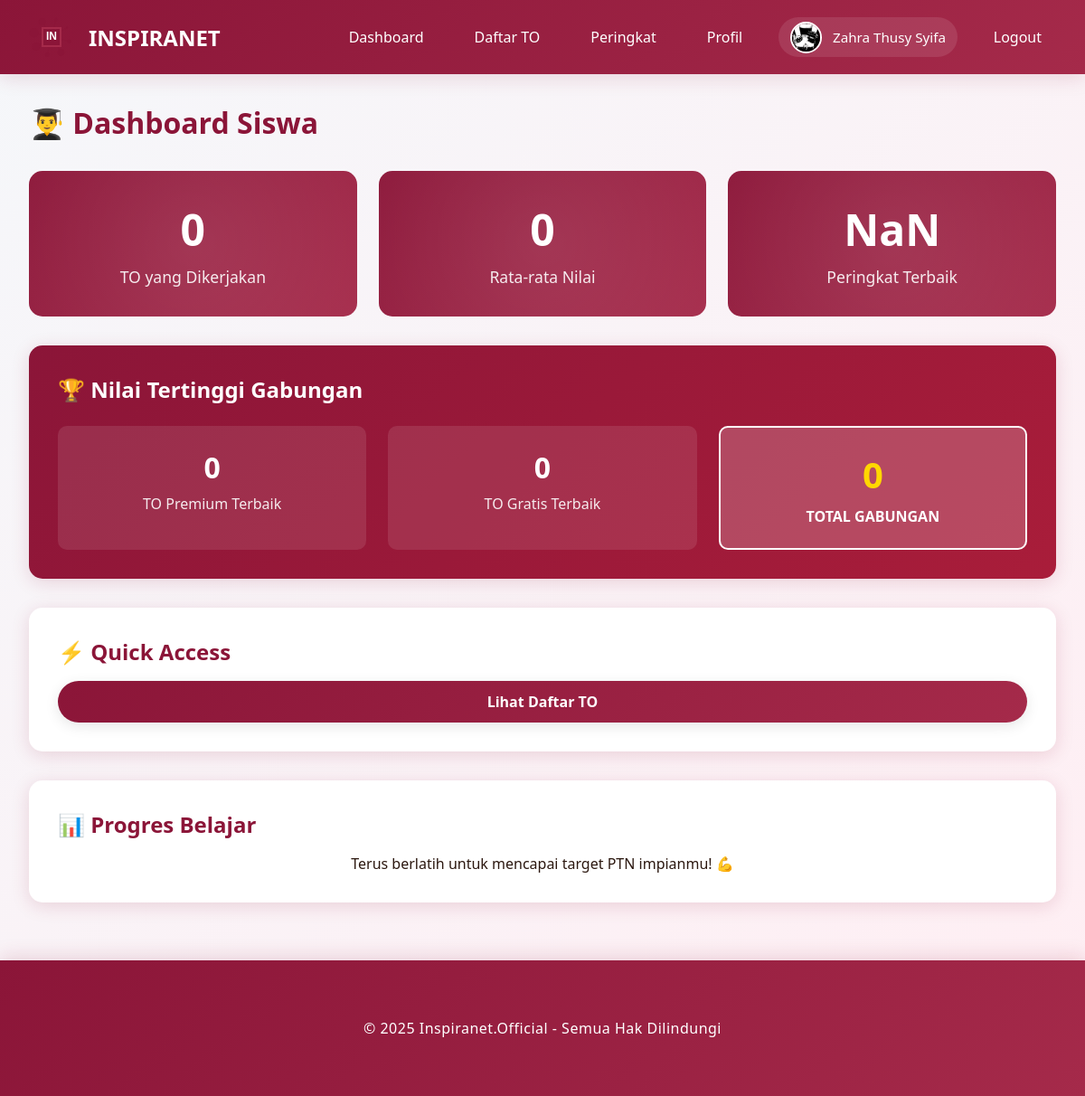
Page /student/dashboard (signed in) on the committed database.
### models.py (models this page shows, shortened)
class User(UserMixin, db.Model):
    __tablename__ = 'users'
    id = db.Column(db.Integer, primary_key=True)
    email = db.Column(db.String(120), unique=True, nullable=False)
    password_hash = db.Column(db.String(255), nullable=False)
    full_name = db.Column(db.String(100), nullable=False)
    role = db.Column(db.String(20), nullable=False, default='student')
    inspira_branch = db.Column(db.String(50), nullable=True)
    class_level = db.Column(db.String(20), nullable=True)
    school_name = db.Column(db.String(150), nullable=True)
    phone_number = db.Column(db.String(20), nullable=True)
    profile_photo = db.Column(db.String(255), nullable=True)
    created_at = db.Column(db.DateTime, default=datetime.utcnow)
    exam_attempts = db.relationship('ExamAttempt', backref='user', lazy=True, cascade='all, delete-orphan')
    payments = db.relationship('Payment', backref='user', lazy=True, cascade='all, delete-orphan')
    leaderboard_entries = db.relationship('Leaderboard', backref='user', lazy=True, cascade='all, delete-orphan')

### app.py (the view)
@app.route('/student/dashboard')
@login_required
def student_dashboard():
    if current_user.role != 'student':
        flash('Akses ditolak!', 'danger')
        return redirect(url_for('index'))
    total_exams_taken = ExamAttempt.query.filter_by(user_id=current_user.id, is_completed=True).count()
    avg_score = db.session.query(func.avg(ExamAttempt.total_score)).filter_by(
        user_id=current_user.id,
        is_completed=True
    ).scalar() or 0
    best_rank = db.session.query(func.min(Leaderboard.rank_in_branch)).filter_by(
        user_id=current_user.id
    ).scalar() or 0
    best_premium_score = db.session.query(func.max(ExamAttempt.total_score)).join(Exam).filter(
        ExamAttempt.user_id == current_user.id,
        ExamAttempt.is_completed == True,
        Exam.is_premium == True
    ).scalar() or 0
    best_free_score = db.session.query(func.max(ExamAttempt.total_score)).join(Exam).filter(
        ExamAttempt.user_id == current_user.id,
        ExamAttempt.is_completed == True,
        Exam.is_premium == False
    ).scalar() or 0
    combined_best_score = best_premium_score + best_free_score
    return render_template('student_dashboard.html',
                         total_exams_taken=total_exams_taken,
                         avg_score=round(avg_score, 2),
                         best_rank=best_rank,
                         combined_best_score=round(combined_best_score, 2),
                         best_premium_score=round(best_premium_score, 2),
                         best_free_score=round(best_free_score, 2))

### app.py (called while the page is built)
@login_manager.user_loader
def load_user(user_id):
    return User.query.get(int(user_id))

@app.before_request
def ensure_db():
    if not hasattr(app, '_db_initialized'):
        app._db_initialized = True
        init_database()

### templates/student_dashboard.html (shortened to what this page needs)
{% extends "base.html" %}
{% block content %}
<h1 style="color: var(--primary-color); margin-bottom: 2rem;">👨‍🎓 Dashboard Siswa</h1>
<div class="stats-grid">
    <div class="stat-card">
        <h3>{{ total_exams_taken }}</h3>
        <p>TO yang Dikerjakan</p>
    </div>
    <div class="stat-card">
        <h3>{{ avg_score }}</h3>
        <p>Rata-rata Nilai</p>
    </div>
    <div class="stat-card">
        <h3>{{ best_rank if best_rank > 0 else '-' }}</h3>
        <p>Peringkat Terbaik</p>
    </div>
</div>
<div class="card" style="background: linear-gradient(135deg, #8B1538 0%, #A91D3A 100%); color: white; margin-top: 2rem;">
    <h2 style="color: white;">🏆 Nilai Tertinggi Gabungan</h2>
    <div style="display: grid; grid-template-columns: repeat(auto-fit, minmax(200px, 1fr)); gap: 1.5rem; margin-top: 1.5rem;">
        <div style="background: rgba(255,255,255,0.1); padding: 1.5rem; border-radius: 10px; text-align: center;">
            <h3 style="margin: 0; font-size: 2rem; color: white;">{{ best_premium_score }}</h3>
            <p style="margin: 0.5rem 0 0 0; opacity: 0.9;">TO Premium Terbaik</p>
        </div>
        <div style="background: rgba(255,255,255,0.1); padding: 1.5rem; border-radius: 10px; text-align: center;">
            <h3 style="margin: 0; font-size: 2rem; color: white;">{{ best_free_score }}</h3>
            <p style="margin: 0.5rem 0 0 0; opacity: 0.9;">TO Gratis Terbaik</p>
        </div>
        <div style="background: rgba(255,255,255,0.2); padding: 1.5rem; border-radius: 10px; text-align: center; border: 2px solid white;">
            <h3 style="margin: 0; font-size: 2.5rem; color: #FFD700; font-weight: bold;">{{ combined_best_score }}</h3>
            <p style="margin: 0.5rem 0 0 0; font-weight: bold;">TOTAL GABUNGAN</p>
        </div>
    </div>
</div>
<div class="card">
    <h2>⚡ Quick Access</h2>
    <div style="display: grid; grid-template-columns: repeat(auto-fit, minmax(200px, 1fr)); gap: 1rem; margin-top: 1rem;">
        <a href="{{ url_for('student_exams') }}" class="btn btn-primary" style="text-decoration: none; text-align: center;">Lihat Daftar TO</a>
    </div>
</div>
<div class="card">
    <h2>📊 Progres Belajar</h2>
    <p style="text-align: center; margin-top: 1rem;">Terus berlatih untuk mencapai target PTN impianmu! 💪</p>
</div>
{% endblock %}

### templates/base.html (shortened to what this page needs)
<!DOCTYPE html>
<html lang="id">
<head>
    <link rel="stylesheet" href="{{ url_for('static', filename='css/style.css') }}">
</head>
<body>
    <nav class="navbar">
        <div class="container">
            <a href="{{ url_for('index') }}" class="navbar-brand">
                <div id="logo-animation" class="logo-container"></div>
                <span>INSPIRANET</span>
            </a>
            <ul class="navbar-nav" id="navbarMenu">
                {% if current_user.is_authenticated %}
                    {% if current_user.role == 'admin' %}
                        <li><a href="{{ url_for('admin_dashboard') }}" onclick="closeMobileMenu()">Dashboard</a></li>
                        <li><a href="{{ url_for('admin_students') }}" onclick="closeMobileMenu()">Siswa</a></li>
                        <li><a href="{{ url_for('admin_teachers') }}" onclick="closeMobileMenu()">Guru</a></li>
                        <li><a href="{{ url_for('admin_exams') }}" onclick="closeMobileMenu()">TO</a></li>
                        <li><a href="{{ url_for('admin_payments') }}" onclick="closeMobileMenu()">Pembayaran</a></li>
                    {% else %}
                        <li><a href="{{ url_for('student_dashboard') }}" onclick="closeMobileMenu()">Dashboard</a></li>
                        <li><a href="{{ url_for('student_exams') }}" onclick="closeMobileMenu()">Daftar TO</a></li>
                    {% endif %}
                    <li><a href="{{ url_for('all_leaderboards') }}" onclick="closeMobileMenu()">Peringkat</a></li>
                    <li><a href="{{ url_for('profile') }}" onclick="closeMobileMenu()">Profil</a></li>
                    <li class="user-profile">
                        <div class="profile-info">
                            {% if current_user.profile_photo %}
                            <img src="{{ url_for('uploaded_file', filename='profiles/' + current_user.profile_photo) }}" alt="{{ current_user.full_name }}" class="profile-photo-nav">
                            {% else %}
                            <div class="profile-photo-placeholder">{{ current_user.full_name[0].upper() }}</div>
                            {% endif %}
                            <span class="profile-name">{{ current_user.full_name }}</span>
                        </div>
                    </li>
                    <li><a href="{{ url_for('logout') }}" onclick="closeMobileMenu()">Logout</a></li>
                {% else %}
                    <li><a href="{{ url_for('login') }}" onclick="closeMobileMenu()">Login</a></li>
                    <li><a href="{{ url_for('register') }}" onclick="closeMobileMenu()">Daftar</a></li>
                {% endif %}
            </ul>
        </div>
    </nav>
    <div class="container">
        {% block content %}{% endblock %}
    </div>
    <footer class="footer">
        <div class="container">
            <p>&copy; 2025 Inspiranet.Official - Semua Hak Dilindungi</p>
        </div>
    </footer>
</body>
</html>

### static/css/style.css (style rules this page uses)
:root { --primary-color: #8B1538; --secondary-color: #A52A4A; --accent-color: #C94060; --dark-color: #4A0E1F; --light-color: #FFE5EC; --text-dark: #2C1810; --text-light: #FFFFFF; --shadow: 0 4px 20px rgba(139, 21, 56, 0.15); --shadow-hover: 0 8px 35px rgba(139, 21, 56, 0.25); --shadow-active: 0 12px 45px rgba(139, 21, 56, 0.35); }
* { margin: 0; padding: 0; box-sizing: border-box; }
body { font-family: 'Segoe UI', Tahoma, Geneva, Verdana, sans-serif; background: linear-gradient(135deg, #f5f7fa 0%, #ffeef3 100%); color: var(--text-dark); min-height: 100vh; }
.navbar { background: linear-gradient(135deg, var(--primary-color) 0%, var(--secondary-color) 100%); padding: 1rem 0; box-shadow: var(--shadow); position: sticky; top: 0; z-index: 1000; }
.navbar .container { max-width: 1200px; margin: 0 auto; padding: 0 2rem; display: flex; justify-content: space-between; align-items: center; }
.navbar-brand { display: flex; align-items: center; gap: 1rem; color: var(--text-light); text-decoration: none; font-size: 1.5rem; font-weight: bold; }
.logo-container { position: relative; width: 50px; height: 50px; }
.navbar-nav { display: flex; gap: 1.5rem; list-style: none; align-items: center; }
.navbar-nav a { color: var(--text-light); text-decoration: none; padding: 0.5rem 1rem; border-radius: 5px; transition: all 0.3s ease; }
.user-profile { display: flex; align-items: center; }
.profile-info { display: flex; align-items: center; gap: 0.75rem; padding: 0.3rem 0.8rem; background: rgba(255, 255, 255, 0.1); border-radius: 25px; }
.profile-photo-nav { width: 35px; height: 35px; border-radius: 50%; object-fit: cover; border: 2px solid white; }
.profile-name { color: white; font-weight: 500; font-size: 0.95rem; }
.container { max-width: 1200px; margin: 2rem auto; padding: 0 2rem; }
.btn { display: inline-block; padding: 0.75rem 2rem; border: none; border-radius: 25px; font-size: 1rem; font-weight: 600; text-decoration: none; cursor: pointer; transition: all 0.4s cubic-bezier(0.68, -0.55, 0.265, 1.55); box-shadow: 0 4px 15px rgba(0, 0, 0, 0.1); position: relative; overflow: hidden; }
.btn::before { content: ''; position: absolute; top: 50%; left: 50%; width: 0; height: 0; border-radius: 50%; background: rgba(255, 255, 255, 0.2); transform: translate(-50%, -50%); transition: width 0.6s, height 0.6s; }
.btn-primary { background: linear-gradient(135deg, var(--primary-color) 0%, var(--secondary-color) 100%); color: var(--text-light); }
.card { background: white; border-radius: 15px; padding: 2rem; box-shadow: var(--shadow); margin-bottom: 2rem; animation: fadeInUp 0.8s cubic-bezier(0.68, -0.55, 0.265, 1.55); transition: all 0.4s ease; }
.card h2 { color: var(--primary-color); margin-bottom: 1rem; }
.stats-grid { display: grid; grid-template-columns: repeat(auto-fit, minmax(250px, 1fr)); gap: 1.5rem; margin-bottom: 2rem; }
.stat-card { background: linear-gradient(135deg, var(--primary-color) 0%, var(--secondary-color) 100%, var(--accent-color) 180%); color: white; padding: 2rem; border-radius: 15px; text-align: center; transition: all 0.5s cubic-bezier(0.68, -0.55, 0.265, 1.55); cursor: pointer; position: relative; overflow: hidden; }
.stat-card::before { content: ''; position: absolute; top: -50%; left: -50%; width: 200%; height: 200%; background: radial-gradient(circle, rgba(255,255,255,0.1) 0%, transparent 70%); transform: rotate(0deg); transition: transform 0.8s ease; }
.stat-card h3 { font-size: 3rem; margin-bottom: 0.5rem; }
.stat-card p { font-size: 1.1rem; opacity: 0.9; }
.footer { background: linear-gradient(135deg, var(--primary-color) 0%, var(--secondary-color) 100%); color: var(--text-light); text-align: center; padding: 2rem 0; margin-top: 4rem; box-shadow: 0 -4px 20px rgba(139, 21, 56, 0.15); }
.footer p { margin: 0; font-size: 1rem; font-weight: 500; letter-spacing: 0.5px; }

### rows in the picture
User: profile_photo (picture), full_name "Zahra Thusy Syifa"

### other values in the picture
{{ total_exams_taken }} "0"
{{ avg_score }} "0"
{{ best_premium_score }} "0"
{{ best_free_score }} "0"
{{ combined_best_score }} "0"
